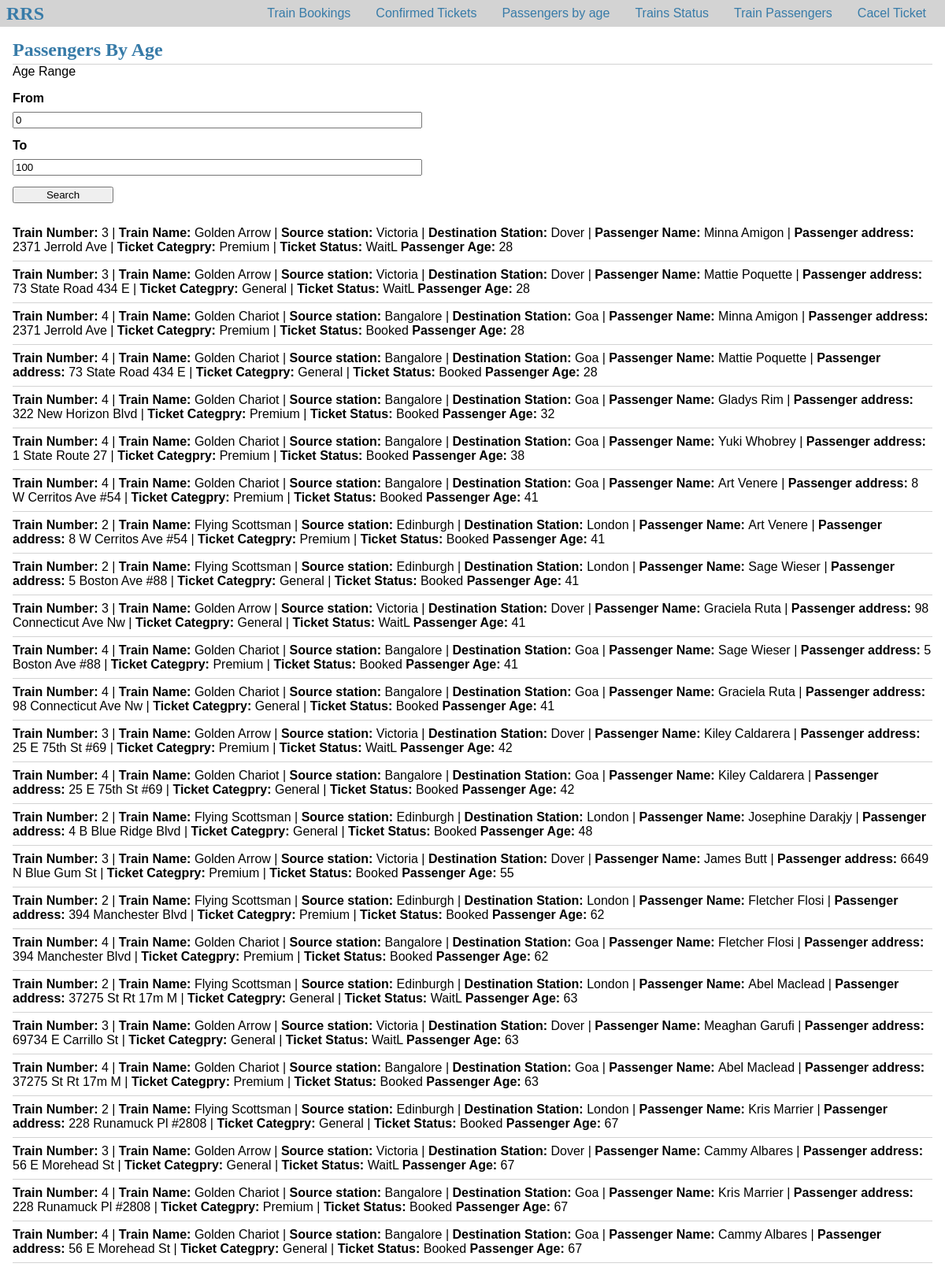
The app's page /railway/passengers_by_age, older data.
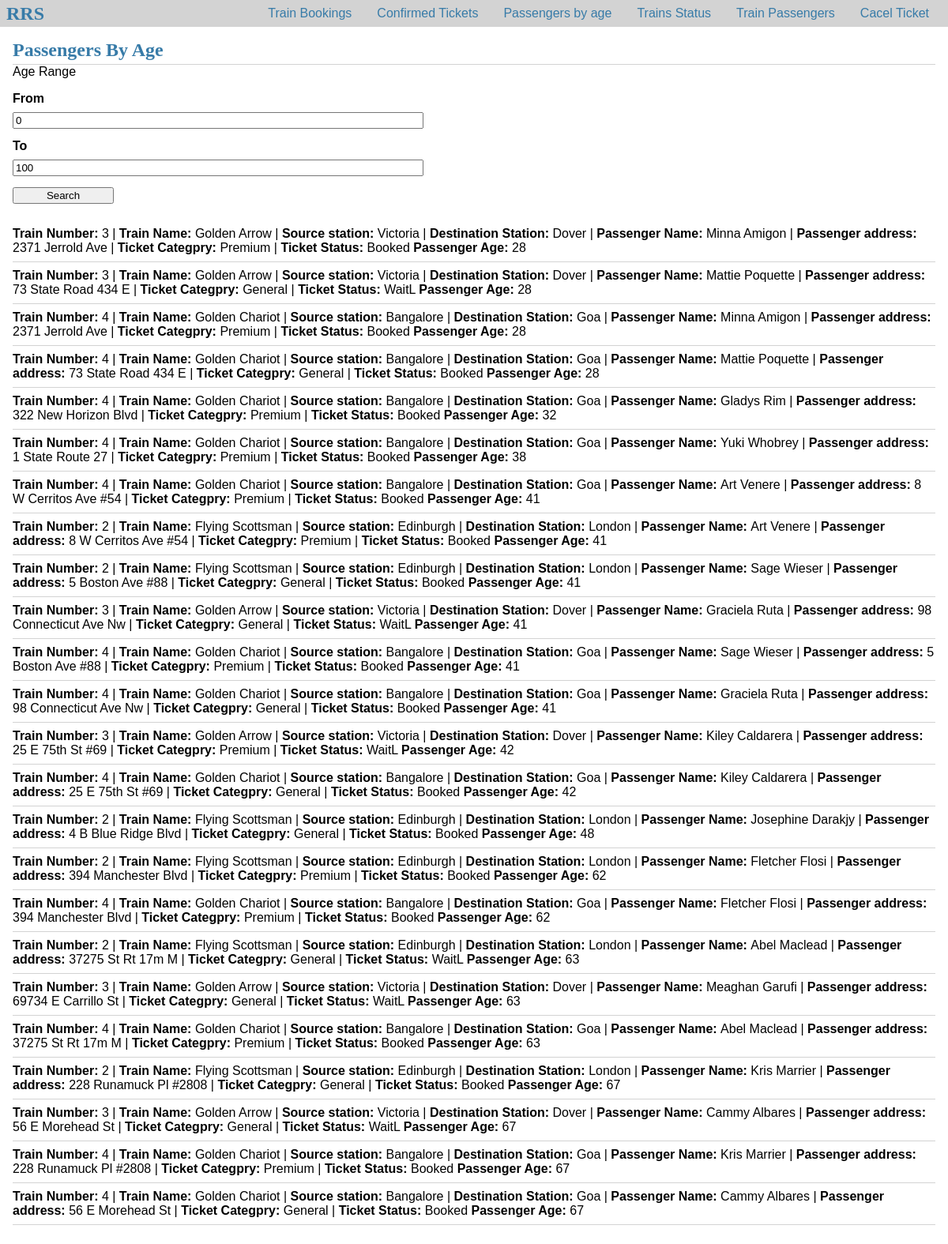
The same page, newer data.
### tables this page shows
CREATE TABLE Bookings (
    passanger_ssn VARCHAR(255) NOT NULL,
    train_Number INT NOT NULL,
    ticket_Type VARCHAR(255) NOT NULL,
    status VARCHAR(255) NOT NULL,
    FOREIGN KEY (passanger_ssn) REFERENCES Passengers(ssn),
    FOREIGN KEY (train_Number) REFERENCES Trains(train_number)
);

CREATE TABLE Trains (
    train_number INT AUTO_INCREMENT PRIMARY KEY,
    train_name VARCHAR(255) NOT NULL UNIQUE,
    premium_fair INT NOT NULL,
    general_fair INT NOT NULL,
    source_station VARCHAR(255) NOT NULL,
    destination_station VARCHAR(255) NOT NULL
);

CREATE TABLE Passengers (
    first_name VARCHAR(255) NOT NULL,
    last_name VARCHAR(255) NOT NULL,
    address VARCHAR(255),
    city VARCHAR(255),
    county VARCHAR(255),
    phone VARCHAR(255),
    ssn VARCHAR(255) PRIMARY KEY NOT NULL,
    bdate datetime NOT NULL
);

### app/railway.py (the view)
@bp.route('/passengers_by_age', methods=['POST', 'GET'])
def get_passengers_by_age():
    age_from = 0
    age_to = 100
    db = get_db()
    if request.method == 'POST':
        age_from = int(request.form['age_from'])
        age_to = int(request.form['age_to'])
    passengers = db.execute('SELECT t.train_number,t.train_name, t.source_station, t.destination_station, p.first_name, p.last_name, p.address, b.ticket_Type as category, b.status as status, cast(strftime(\'%Y\', \'now\') - strftime(\'%Y\', bdate) as int)  AS age FROM Trains AS t JOIN Bookings AS b ON b.train_Number = t.train_number Join Passengers AS p ON p.ssn = b.passanger_ssn WHERE age BETWEEN ? AND ? ORDER BY age; ', (age_from, age_to,)).fetchall()
    return render_template('railway/passengers_by_age.html', age_from=age_from, age_to=age_to, passengers=passengers)

### app/db/init.py (called while the page is built)
def get_db():
    if 'db' not in g:
        g.db = sqlite3.connect(
            'railway.db', detect_types=sqlite3.PARSE_DECLTYPES)
        g.db.row_factory = sqlite3.Row
    return g.db

### templates/railway/passengers_by_age.html (shortened to what this page needs)
{% extends 'base.html' %} {% block header %}
<h1>{% block title %} Passengers By Age {% endblock %}</h1>
{% endblock %} {% block content %}
<div>Age Range</div>
<form method="post">
  <label for="age_from">From</label>
  <input
    name="age_from"
    id="age_from"
    value="{{ age_from }}"
    required
    placeholder="0-99"
    type="number"
  />
  <label for="age_to">To</label>
  <input
    name="age_to"
    id="age_to"
    value="{{ age_to }}"
    required
    placeholder="0-99"
    type="number"
  />
  <input type="submit" value="Search" id="seach_button" disabled />
</form>
{% for passanger in passengers %}
<div>
  <b>Train Number: </b> {{passanger.train_number}} |
  <b>Train Name: </b> {{passanger.train_name}} |
  <b>Source station:</b> {{passanger.source_station}} |
  <b>Destination Station:</b> {{passanger.destination_station}} |
  <b>Passenger Name: </b> {{passanger.first_name}} {{passanger.last_name}} |
  <b>Passenger address: </b> {{passanger.address}} |
  <b>Ticket Categpry: </b> {{passanger.category}} |
  <b>Ticket Status:</b> {{passanger.status}}
  <b>Passenger Age:</b> {{passanger.age}}
  <hr />
</div>
{% endfor %} {% endblock %}

### templates/base.html (shortened to what this page needs)
<!DOCTYPE html>
<html lang="en">
  <head>
    <link
      rel="stylesheet"
      href="{{ url_for('static', filename='css/basic.css') }}"
    />
  </head>
  <body>
    <nav>
      <h1>RRS</h1>
      <ul>
        <li>
          <a href="{{ url_for('railway.booked_trains') }}">Train Bookings</a>
        </li>
        <li>
          <a href="{{ url_for('railway.get_confirmed_passengers')}}"
            >Confirmed Tickets</a
          >
        </li>
        <li>
          <a href="{{ url_for('railway.get_passengers_by_age') }}"
            >Passengers by age</a
          >
        </li>
        <li>
          <a href="{{ url_for('railway.get_train_status')}}">Trains Status</a>
        </li>
        <li>
          <a href="{{ url_for('railway.get_train_passengers')}}"
            >Train Passengers</a
          >
        </li>
        <li>
          <a href="{{ url_for('railway.cancel_ticket') }}">Cacel Ticket</a>
        </li>
      </ul>
    </nav>
    <section class="content">
      <header>{% block header %}{% endblock %}</header>
       {% block content %}{% endblock %}
    </section>
  </body>
</html>

### static/css/basic.css (style rules this page uses)
html { font-family: sans-serif; background: #eee; padding: 0px; width: 100%; height: 100%; }
body { margin: 0 auto; background: white; width: 100%; height: 100%; }
h1 { font-family: serif; color: #377ba8; margin: 1rem 0; }
a { color: #377ba8; }
hr { border: none; border-top: 1px solid lightgray; }
nav { background: lightgray; display: flex; align-items: center; padding: 0 0.5rem; }
nav h1 { flex: auto; margin: 0; }
nav ul { display: flex; list-style: none; margin: 0; padding: 0; }
nav li { padding-left: 8px; padding-right: 8px; }
nav ul li a, nav ul li span, header .action { display: block; padding: 0.5rem; }
nav ul li a { text-decoration: none; font-size: 1rem; }
.content { padding: 0 1rem 1rem; }
.content>header { border-bottom: 1px solid lightgray; display: flex; align-items: flex-end; }
.content>header h1 { flex: auto; margin: 1rem 0 0.25rem 0; }
.content form { margin: 1em 0; display: flex; flex-direction: column; }
.content label { font-weight: bold; margin-bottom: 0.5em; }
.content input { margin-bottom: 1em; width: 512px; }
input[type=submit] { align-self: start; width: 128px; }

Row changes from the older to the newer data that the page shows:
removed Bookings: train_number "3", train_name "Golden Arrow", source_station "Victoria", destination_station "Dover", first_name "James", last_name "Butt", address "6649 N Blue Gum St", category "Premium", status "Booked", age "55"
changed Bookings (number 1 of 24 on the later page): status "WaitL" → "Booked"
